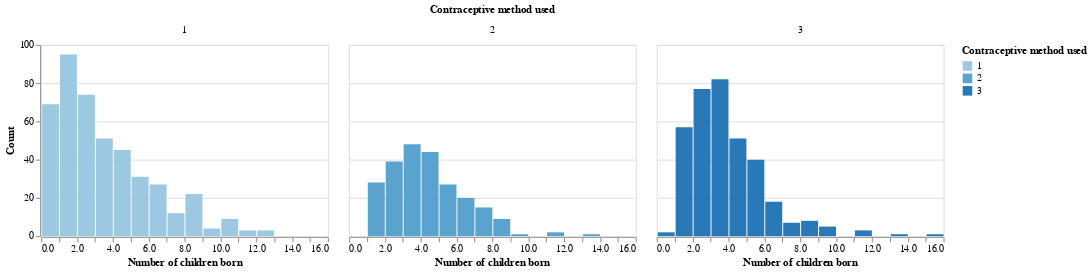

The code cell stored with this chart in its notebook:
### Code cell
alt.Chart(
    train_df, title="Distribution of number of children by contraceptive method used"
).mark_bar().encode(
    x=alt.X(
        "Number of children ever born",
        title="Number of children born",
        bin=alt.Bin(maxbins=30),
    ),
    y=alt.Y("count()", title="Count"),
    color="Contraceptive method used:O",
).properties(
    width=300, height=200
).facet(
    "Contraceptive method used"
)

### Figure 1 — Vega-Lite specification as saved in the notebook (floating-point values rounded to 4 significant figures; data arrays with more than 128 entries replaced by an {"elided": "..."} marker saying what was removed)
{"$schema": "https://vega.github.io/schema/vega-lite/v4.8.1.json", "config": {"view": {"continuousHeight": 300, "continuousWidth": 400}}, "data": {"name": "data-2ecc569351b350be7a678684307e3d89"}, "datasets": {"data-2ecc569351b350be7a678684307e3d89": {"elided": "1031 records"}}, "facet": {"field": "Contraceptive method used", "type": "quantitative"}, "spec": {"encoding": {"color": {"field": "Contraceptive method used", "type": "ordinal"}, "x": {"bin": {"maxbins": 30}, "field": "Number of children ever born", "title": "Number of children born", "type": "quantitative"}, "y": {"aggregate": "count", "title": "Count", "type": "quantitative"}}, "height": 200, "mark": "bar", "title": "Distribution of number of children by contraceptive method used", "width": 300}}
